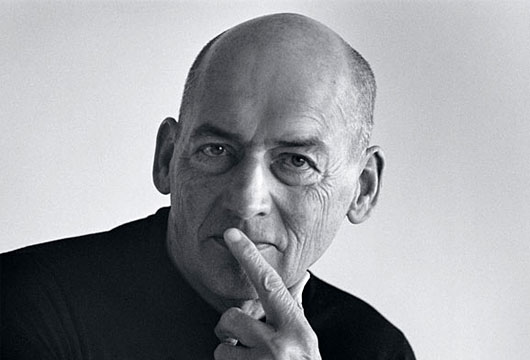
#> input picture Rem-Koolhaas.jpg, 530 x 360 px
$ python pillowGlitch.py
#> lines starting #> are read from the running program, lines starting #| are printed output that depends on the picture
# from examples here https://pillow.readthedocs.org/en/3.1.x/index.html
from PIL import Image, ImageFilter, ImageChops, ImageOps

img = Image.open('Rem-Koolhaas.jpg')
#> img is the input picture: PIL image 530x360 RGB; mean R, G, B 154, 155.7, 159.8
img.show()
img = img.filter(ImageFilter.BLUR)
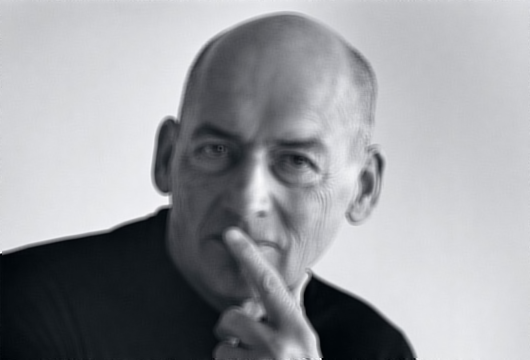
#> img: PIL image 530x360 RGB; mean R, G, B 154, 155.7, 159.8

box = (100,100,400,400)
region = img.crop(box)
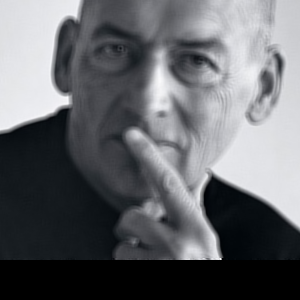
#> region: PIL image 300x300 RGB; mean R, G, B 100.6, 102.4, 106.2
region = region.transpose(Image.ROTATE_180)
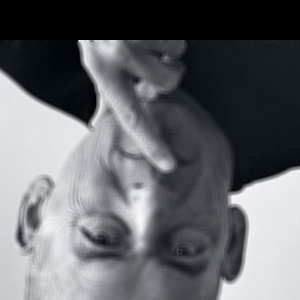
#> region: PIL image 300x300 RGB; mean R, G, B 100.6, 102.4, 106.2
img.paste(region, box)
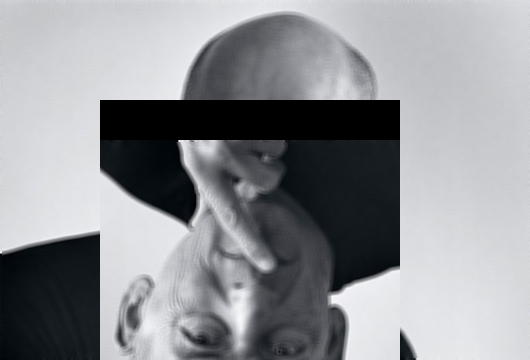
#> img: PIL image 530x360 RGB; mean R, G, B 144.1, 145.7, 149.5

px = img.load()
print (px[4,4])
#| (201, 202, 206)
px[4,4] = (0,0,0)
print (px[4,4])
#| (0, 0, 0)

img.save("changed.jpg", "JPEG")
img2 = Image.open('changed.jpg')
img2.show()


imgB = Image.open('Bjarke.jpg')
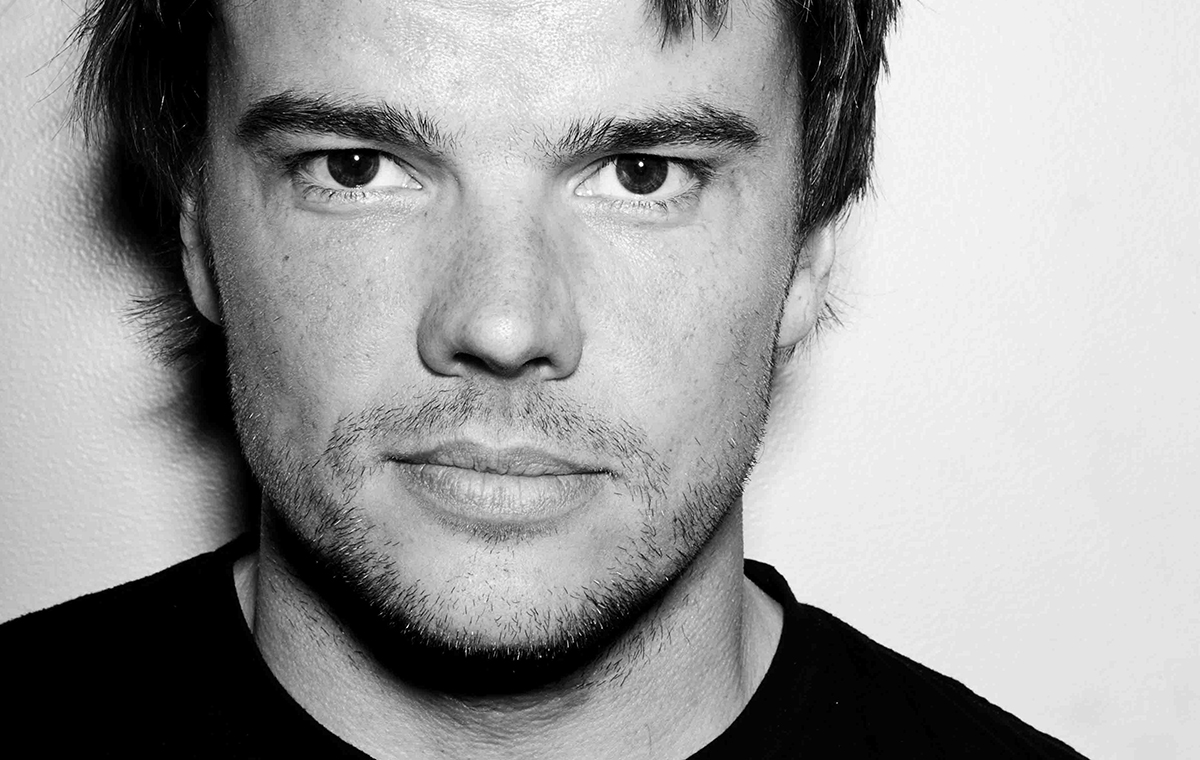
#> input picture bjarke.jpg, 1200 x 760 px, found by its file name
#> imgB is the input picture: PIL image 1200x760 RGB; min 0, max 255, mean 157.4
img3 = ImageChops.add(img, imgB)
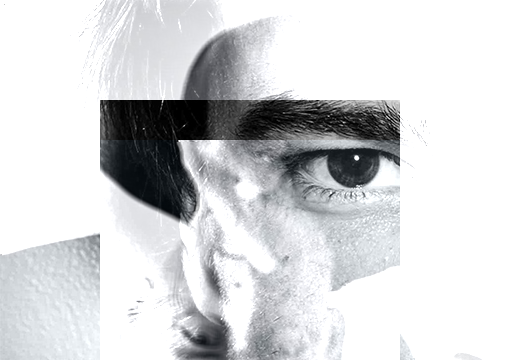
#> img3: PIL image 530x360 RGB; mean R, G, B 214.1, 215.2, 216.9
img3.save("joined.jpg", "JPEG")
img3.show()

# [19 lines of commented-out code are left out]
